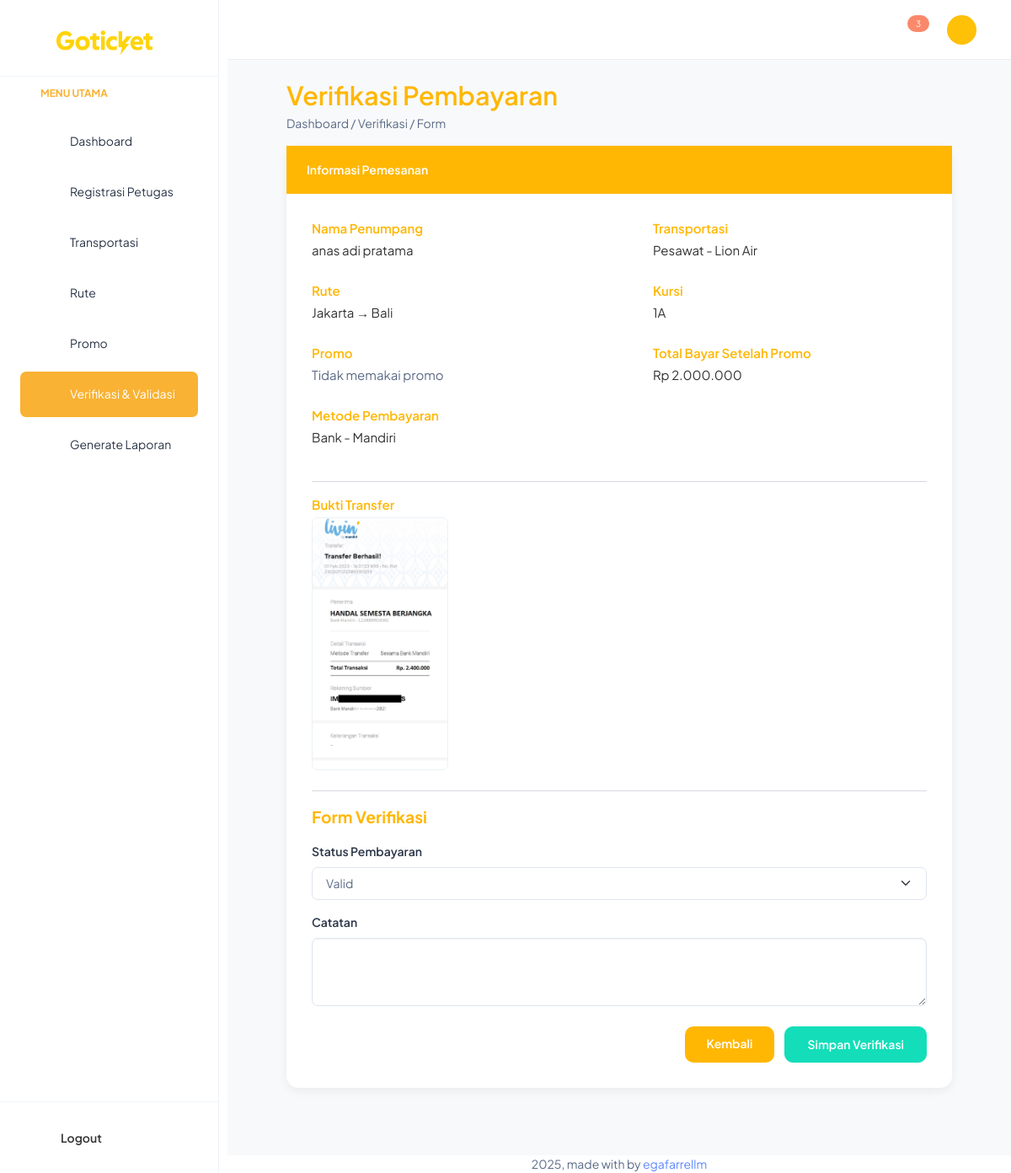
Page /backend/pages/verifikasi_validasi/verifikasi_form.php?id_pemesanan=36&id_pembayaran=43 (signed in) on the committed database.
### tables this page shows
CREATE TABLE `pembayaran` (
  `id_pembayaran` int NOT NULL,
  `id_pemesanan` int DEFAULT NULL,
  `metode_pembayaran` enum('Cash','Transfer Bank','E-Wallet') NOT NULL,
  `total_bayar` int NOT NULL,
  `tanggal_bayar` datetime DEFAULT CURRENT_TIMESTAMP,
  `status_bayar` enum('Belum Bayar','Menunggu Verifikasi','Validasi','Tidak Valid','Diganti') DEFAULT 'Belum Bayar',
  `bukti_transfer` varchar(100) DEFAULT NULL,
  `id_promo` int DEFAULT NULL,
  `id_metode` int DEFAULT NULL
);

CREATE TABLE `user` (
  `id_user` int NOT NULL,
  `nama_lengkap` varchar(100) NOT NULL,
  `username` varchar(50) NOT NULL,
  `password` varchar(255) NOT NULL,
  `email` varchar(100) DEFAULT NULL,
  `no_hp` varchar(20) DEFAULT NULL,
  `role` enum('Administrator','Petugas','Penumpang') NOT NULL,
  `tanggal_registrasi` datetime DEFAULT CURRENT_TIMESTAMP
);

CREATE TABLE `transportasi` (
  `id_transportasi` int NOT NULL,
  `jenis` enum('Pesawat','Kereta') NOT NULL,
  `nama_transportasi` varchar(100) NOT NULL,
  `kode` varchar(20) NOT NULL,
  `kapasitas` int NOT NULL
);

CREATE TABLE `rute` (
  `id_rute` int NOT NULL,
  `id_transportasi` int DEFAULT NULL,
  `asal` varchar(100) NOT NULL,
  `tujuan` varchar(100) NOT NULL,
  `harga` int NOT NULL,
  `jadwal_berangkat` datetime DEFAULT NULL,
  `jadwal_tiba` datetime DEFAULT NULL
);

CREATE TABLE `pemesanan` (
  `id_pemesanan` int NOT NULL,
  `id_user` int DEFAULT NULL,
  `id_rute` int DEFAULT NULL,
  `tanggal_pesan` datetime DEFAULT CURRENT_TIMESTAMP,
  `jumlah_tiket` int DEFAULT '1',
  `total_harga` int DEFAULT NULL,
  `status_pemesanan` enum('Belum Dibayar','Menunggu Pembayaran','Menunggu Verifikasi','Dibayar','Diverifikasi','Selesai','Dibatalkan') DEFAULT 'Belum Dibayar',
  `kursi` varchar(50) DEFAULT NULL
);

CREATE TABLE `metode_pembayaran` (
  `id_metode` int NOT NULL,
  `jenis` enum('Bank','E-Wallet','Cash') NOT NULL,
  `nama_metode` varchar(50) NOT NULL
);

### backend/pages/verifikasi_validasi/verifikasi_form.php (the view, shortened to what this page needs)
<?php
include '../../partials/header.php';
include '../../partials/sidebar.php';
include '../../partials/navbar.php';
include '../../app.php';
$id_pembayaran = intval($_GET['id_pembayaran']);
$q = "
SELECT
    p.id_pemesanan,
    p.status_pemesanan,
    p.kursi,
    u.nama_lengkap,
    u.email,
    u.no_hp,
    r.asal,
    r.tujuan,
    t.jenis,
    t.nama_transportasi,
    pb.id_pembayaran,
    pb.total_bayar,
    pb.bukti_transfer,
    pb.id_promo,
    pr.nama_promo,
    pr.potongan,
    m.jenis AS jenis_pembayaran,
    m.nama_metode AS nama_pembayaran
FROM pembayaran pb
LEFT JOIN pemesanan p ON pb.id_pemesanan = p.id_pemesanan
LEFT JOIN user u ON p.id_user = u.id_user
LEFT JOIN rute r ON p.id_rute = r.id_rute
LEFT JOIN transportasi t ON r.id_transportasi = t.id_transportasi
LEFT JOIN metode_pembayaran m ON pb.id_metode = m.id_metode
LEFT JOIN promo pr ON pb.id_promo = pr.id_promo
WHERE pb.id_pembayaran = $id_pembayaran
LIMIT 1
";
$res = mysqli_query($connect, $q);
$data = mysqli_fetch_assoc($res);
function formatRupiah($angka) {
    return "Rp " . number_format($angka, 0, ',', '.');
}
?>
<div class="content-wrapper">
    <div class="page-title">Verifikasi Pembayaran</div>
    <div class="breadcrumb">Dashboard / Verifikasi / Form</div>
    <div class="card card-custom">
        <div class="card-header-custom">Informasi Pemesanan</div>
        <div class="card-body">
            <div class="detail-container">
                <div>
                    <div class="detail-label">Nama Penumpang</div>
                    <div class="detail-value"><?= $data['nama_lengkap'] ?></div>
                </div>
                <div>
                    <div class="detail-label">Transportasi</div>
                    <div class="detail-value">
                        <?= $data['jenis']." - ".$data['nama_transportasi'] ?>
                    </div>
                </div>
                <div>
                    <div class="detail-label">Rute</div>
                    <div class="detail-value">
                        <?= $data['asal']." → ".$data['tujuan'] ?>
                    </div>
                </div>
                <div>
                    <div class="detail-label">Kursi</div>
                    <div class="detail-value"><?= $data['kursi'] ?: '-' ?></div>
                </div>
                <div>
                    <div class="detail-label">Promo</div>
                    <div class="detail-value">
                        <?php if ($data['id_promo']): ?>
                            <strong class="text-success"><?= $data['nama_promo']; ?></strong><br>
                            <small class="text-muted">
                                Potongan: <?= formatRupiah($data['potongan']); ?>
                            </small>
                        <?php else: ?>
                            <span class="text-muted">Tidak memakai promo</span>
                        <?php endif; ?>
                    </div>
                </div>
                <div>
                    <div class="detail-label">Total Bayar Setelah Promo</div>
                    <div class="detail-value"><?= formatRupiah($data['total_bayar']); ?></div>
                </div>
                <div>
                    <div class="detail-label">Metode Pembayaran</div>
                    <div class="detail-value">
                        <?= $data['jenis_pembayaran']." - ".$data['nama_pembayaran'] ?>
                    </div>
                </div>
            </div>
            <hr>
            <div class="detail-label">Bukti Transfer</div>
            <img src="../../../storages/bukti_pembayaran/<?= $data['bukti_transfer']; ?>"
                 class="img-fluid rounded border"
                 style="max-height:300px;">
            <hr class="mt-4">
            <div class="form-section-title mb-3">Form Verifikasi</div>
            <form method="POST">
                <div class="mb-3">
                    <label class="form-label fw-semibold">Status Pembayaran</label>
                    <select name="status" class="form-select" required>
                        <option value="Valid">Valid</option>
                    </select>
                </div>
                <div class="mb-3">
                    <label class="form-label fw-semibold">Catatan</label>
                    <textarea name="catatan" class="form-control" rows="3" required></textarea>
                </div>
                <div class="btn-wrapper mt-4">
                    <a href="index.php" class="btn-kuning">Kembali</a>
                    <button type="submit" name="submit_verifikasi" class="btn btn-success btn-verif">
                        Simpan Verifikasi
                    </button>
                </div>
            </form>
        </div>
    </div>
</div>
<?php
include '../../partials/footer.php';
include '../../partials/script.php';
?>

### backend/pages/verifikasi_validasi/verifikasi_form.php (style rules this page uses)
.content-wrapper { background-color: #f8f9fa; min-height: 100vh; padding: 90px 70px 50px 70px; }
.page-title { font-size: 1.9rem; font-weight: 600; color: #ffb703; }
.card-custom { border-radius: 14px; box-shadow: 0 4px 12px rgba(0,0,0,0.06); border: none; background: #fff; }
.card-header-custom { background-color: #ffb703; color: #fff; padding: 18px 24px; font-weight: 600; }
.detail-container { display: grid; grid-template-columns: 1fr 1fr; gap: 25px 80px; margin-bottom: 40px; }
.detail-label { font-weight: 600; color: #ffb703; font-size: 15px; margin-bottom: 4px; }
.detail-value { color: #333; font-size: 15px; }
.form-section-title { font-weight: 700; color: #ffb703; font-size: 1.2rem; }
.btn-kuning { background-color: #ffb703; color: #fff !important; border: none; padding: 10px 26px; border-radius: 10px; font-weight: 600; }
.btn-verif { padding: 10px 26px; border-radius: 10px; font-weight: 600; }
.btn-wrapper { display: flex; justify-content: flex-end; gap: 12px; }

### rows in the picture
pembayaran: user.nama_lengkap "anas adi pratama", transportasi.jenis "Pesawat", transportasi.nama_transportasi "Lion Air", rute.asal "Jakarta", rute.tujuan "Bali", id_pemesanan.kursi "1A", total_bayar "Rp 2.000.000", id_metode.jenis "Bank", id_metode.nama_metode "Mandiri", bukti_transfer (picture)

### other values in the picture
$jumlah_notif "3"
